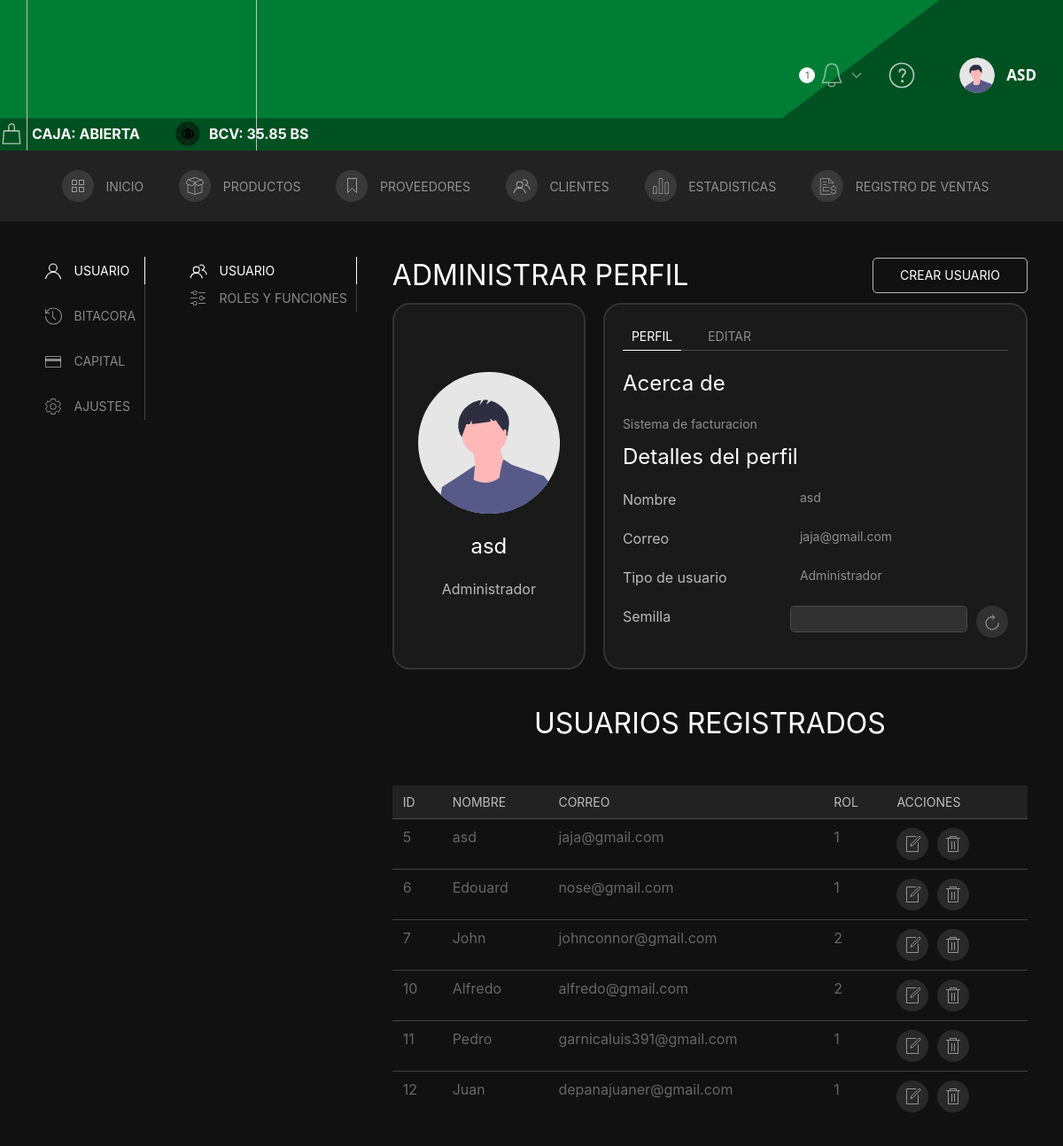
Page /Administrar_perfil (signed in) on the committed database.
### tables this page shows
CREATE TABLE `usuarios` (
  `id` int NOT NULL AUTO_INCREMENT,
  `nombre` varchar(50) NOT NULL,
  `correo` varchar(45) NOT NULL,
  `hash` text NOT NULL,
  `rol` int NOT NULL DEFAULT '3',
  `active` tinyint NOT NULL DEFAULT '1',
  `semilla` varchar(45) NOT NULL,
  PRIMARY KEY (`id`)
);

### Controller/C_perfil.php (called while the page is built, shortened)
<?php
    require('../Model/Conexion.php');
    require("../Model/Usuarios.php");
    $result = new Usuario();
    $result = $result->search();
    $tu = new Usuario(id:$_SESSION['user_id']);
    $tu = $tu->search()[0];
    include('../View/perfil.php');
?>

### Model/Conexion.php (called while the page is built, shortened)
<?php
    class DB {
        function __construct() {
            $this->conn = new PDO("mysql:host=localhost;dbname=proyecto_4","root","12345");
        }
    }
?>

### Model/Usuarios.php (called while the page is built, shortened)
<?php
    class Usuario extends DB{
        private $id;
        function __construct($id=null, $nombre=null,$correo=null,$hash=null,$rol=null,$semilla=null){
            $this->id = $id;
            $this->correo = $correo;
        }
        function search($n=0,$limite=9){
            $query = "SELECT * FROM usuarios WHERE active=1";
			$lista = [];
            if ($this->id){
            	array_push($lista,'id');
            }
            if ($lista) {
            	foreach ($lista as $e){
            		$query .= ' AND '.$e.'=:'.$e;
            	}
            }
            $n = $n*$limite;
            $query = $query . " LIMIT :l OFFSET :n";
            $consulta = $this->conn->prepare($query);
            $consulta->bindParam(':l',$limite, PDO::PARAM_INT);
            $consulta->bindParam(':n',$n, PDO::PARAM_INT);
            if ($this->id != null){
                $consulta->bindParam(':id',$this->id, PDO::PARAM_INT);
            }
            $consulta->execute();
            return $consulta->fetchAll();
        }
}
?>

### View/complementos/tabla_usuario.php (the view, shortened to what this page needs)
<?php
echo '
<tr>
    <td>'.$row['id'].'</td>
    <td>'.$row['nombre'].'</td>
    <td>'.$row['correo'].'</td>
    <td>'.$row['rol'].'</td>
    <td class="uk-flex">
        <a href="#Update_user'.$row['id'].'" uk-toggle uk-tooltip="title:Editar; delay: 500" class="uk-icon-button uk-margin-small-right" type="button" style=" border: none; cursor: pointer;">
            <span uk-icon="icon: file-edit"></span>
        </a>
        <a href="#eliminar_user'.$row['id'].'" uk-toggle class="uk-icon-button uk-margin-small-right" uk-tooltip="title:Eliminar; delay: 500" type="button" style=" border: none; cursor: pointer;" type="button">
            <span uk-icon="icon: trash"></span>
        </a>
    </td>
</tr>
<div id="Update_user'.$row['id'].'" uk-modal>
                <input type=number value="'.$row['id'].'" name="ID" style="display:none">
                    <input class="uk-input" type="text" placeholder="Nombre" value="'.$row['nombre'].'" aria-label="100" name="nombre" pattern="^([A-Zñ+áéó]|[a-zñáéó]){3,}( ([A-Zñ+áéó]|[a-zñáéó]){3,})?$" required>
                    '.$row[''].'
                        <option value="'.$row['rol'].'" selected>Rol Actual</option>
                <input type="submit" id="modificar'.$row['id'].'" style="display:none">
            <label class="uk-button uk-button-secondary" for="modificar'.$row['id'].'" >Aceptar</label>
</div>
<div id="eliminar_user'.$row['id'].'" uk-modal>
                <input type=number value="'.$row['id'].'" name="ID" style="display:none">
                <input type="submit" id="eliminar'.$row['id'].'" style="display:none">
            <label class="uk-button uk-button-secondary" type="submit" for="eliminar'.$row['id'].'">Aceptar</label>
</div>
';
?>

### View/perfil.php (shortened to what this page needs)
<?php require("../View/complementos/header.php"); ?>
<main class="Bg-Main-home2 uk-padding uk-light">
    <div class="uk-child-width-1-1@s" uk-grid>
        <div>
            <div uk-grid>
                <div class="uk-width-auto@m">
                    <ul class="uk-tab-left" uk-tab="connect: #component-tab-left; animation: uk-animation-fade">
                        <li style="padding-bottom: 20px;">
                            <a id="aUser" href="#">
                                <span class="uk-margin-small-right" uk-icon="user"></span> USUARIO
                            </a>
                        </li>
                        <li style="padding-bottom: 20px;">
                            <a id="aBinnacle" href="#">
                                <span class="uk-margin-small-right" uk-icon="history"></span> BITACORA
                            </a>
                        </li>
                        <?php if ($_SESSION['rol_num'] <= 2) { ?>
                            <li style="padding-bottom: 20px;">
                                <a id="aCapital" href="#">
                                    <span class="uk-margin-small-right" uk-icon="credit-card"></span>CAPITAL
                                </a>
                            </li>
                            <li>
                                <a id="aSets" href="#">
                                    <span class="uk-margin-small-right" uk-icon="cog"></span>AJUSTES
                                </a>
                            </li>
                        <?php }; ?>
                    </ul>
                </div>
                <div class="uk-width-expand@m">
                    <div id="component-tab-left" class="uk-switcher">
                        <div>
                            <div class="uk-child-width-1-1@s" uk-grid>
                                <div>
                                    <div uk-grid>
                                        <div class="uk-width-auto@m">
                                            <ul class="uk-tab-left" uk-tab="connect: #component-tab-user; animation: uk-animation-fade">
                                                <li>
                                                    <a href="#">
                                                        <span class="uk-margin-small-right" uk-icon="users"></span>USUARIO
                                                    </a>
                                                </li>
                                                <li>
                                                    <a href="#">
                                                        <span class="uk-margin-small-right" uk-icon="settings"></span>ROLES Y FUNCIONES
                                                    </a>
                                                </li>
                                            </ul>
                                        </div>
                                        <div class="uk-width-expand@m">
                                            <div id="component-tab-user" class="uk-switcher">
                                                <li>
                                                    <?php if ($_SESSION['rol_num'] <= 2) { ?>
                                                        <div>
                                                            <div>
                                                                <div class="uk-flex uk-flex-middle uk-flex-between uk-flex-wrap uk-margin-small-bottom uk-light">
                                                                    <h2 class="uk-margin-remove">ADMINISTRAR PERFIL</h2>
                                                                    <div class="newUser uk-flex">
                                                                        <a id="btnRegisterUser" href="#register_user" uk-toggle class="uk-button uk-button-default uk-flex uk-flex-middle uk-border-rounded">
                                                                            <p class="uk-margin-remove">CREAR USUARIO</p>
                                                                        </a>
                                                                    </div>
                                                                </div>
                                                            </div>
                                                        </div>
                                                    <?php }; ?>
                                                    <section class="container-item_profile uk-flex">
                                                        <div class="item_profile-target">
                                                            <div class="uk-margin">
                                                                <img width="160px" src="static/images/undraw_profile.svg" alt="">
                                                            </div>
                                                            <div>
                                                                <h3 class="uk-text-center "><?php echo $_SESSION['user_name']; ?></h3>
                                                                <p class="uk-text-center uk-margin-remove-bottom"><?php echo $_SESSION['rol']; ?></p>
                                                            </div>
                                                        </div>
                                                        <div class="item_profile-target-2">
                                                            <ul class="switcherEdit" uk-tab uk-switcher>
                                                                <li><a href="#">Perfil</a></li>
                                                                <li><a href="#">Editar</a></li>
                                                            </ul>
                                                            <ul class="uk-switcher uk-margin">
                                                                <li>
                                                                    <h3>Acerca de</h3>
                                                                    <p class="uk-article-meta uk-margin-small">Sistema de facturacion</p>
                                                                    <div>
                                                                        <h3>Detalles del perfil</h3>
                                                                        <div class="uk-flex">
                                                                            <p class="item-profile">Nombre </p><span class="uk-article-meta"> <?php echo $tu['nombre']; ?></span>
                                                                        </div>
                                                                        <?php
                                                                        echo '
                                                    <div class="uk-flex">
                                                        <p class="item-profile">Correo</p><span class="uk-article-meta">' . $tu['correo'] . '</span>
                                                    </div>
                                                    <div class="uk-flex">
                                                        <p class="item-profile uk-margin-remove-bottom">Tipo de usuario</p>
                                                        <span class="uk-article-meta">' . $_SESSION['rol'] . '</span>
                                                    </div>';
                                                                        ?>
                                                                        <div id="seedGenerator" class="uk-flex uk-margin-top">
                                                                            <p class="item-profile">Semilla</p>
                                                                            <span class="uk-article-meta uk-flex">
                                                                                <input class="uk-input uk-form-small uk-form-width-medium uk-border-rounded input-seed" type="text">
                                                                                <a class="uk-icon-button uk-margin-small-left btn-generate" uk-icon="refresh" uk-tooltip="Generar"></a>
                                                                            </span>
                                                                        </div>
                                                                    </div>
                                                                </li>
                                                            </ul>
                                                        </div>
                                                    </section>
                                                    <?php if ($_SESSION['rol_num'] <= 2) { ?>
                                                        <section id="tableUsers">
                                                            <div class="uk-flex uk-flex-center uk-margin-medium-top">
                                                                <h2>USUARIOS REGISTRADOS</h2>
                                                            </div>
                                                            <div class="uk-overflow-auto uk-light uk-margin-small-top">
                                                                <table class="uk-table uk-table-small uk-table-divider uk-table-hover">
                                                                    <thead class="uk-background-secondary">
                                                                        <tr>
                                                                            <th>ID</th>
                                                                            <th>Nombre</th>
                                                                            <th>Correo</th>
                                                                            <th>Rol</th>
                                                                            <th>Acciones</th>
                                                                        </tr>
                                                                    </thead>
                                                                    <tbody>
                                                                        <?php
                                                                        for ($i = 0; $i < count($result); $i++) {
                                                                            $row = $result[$i];
                                                                            require('complementos/tabla_usuario.php');
                                                                        }
                                                                        ?>
                                                                    </tbody>
                                                                </table>
                                                            </div>
                                                        </section>
                                                    <?php }; ?>
                                                </li>
                                            </div>
                                        </div>
                                    </div>
                                </div>
                            </div>
                        </div>
                    </div>
                </div>
            </div>
        </div>
    </div>
</main>
</body>
</html>

### rows in the picture
usuarios: nombre "asd", correo "jaja@gmail.com", id "5", rol "1"
usuarios: id "6", nombre "Edouard", correo "nose@gmail.com", rol "1"
usuarios: id "7", nombre "John", correo "johnconnor@gmail.com", rol "2"
usuarios: id "10", nombre "Alfredo", correo "alfredo@gmail.com", rol "2"
usuarios: id "11", nombre "Pedro", correo "garnicaluis391@gmail.com", rol "1"
usuarios: id "12", nombre "Juan", correo "depanajuaner@gmail.com", rol "1"

### other values in the picture
$_SESSION['user_name'] "ASD"
$_SESSION['user_name'] "asd"
$_SESSION['rol'] "Administrador"
